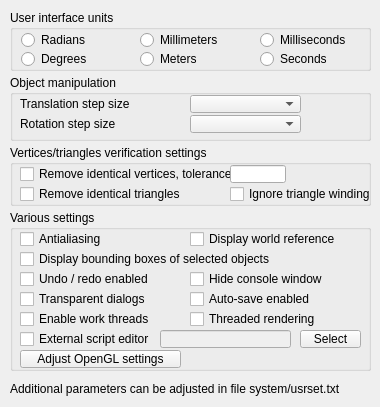
<?xml version="1.0" encoding="UTF-8"?>
<ui version="4.0">
 <class>CQDlgSettings</class>
 <widget class="QDialog" name="CQDlgSettings">
  <property name="geometry">
   <rect>
    <x>0</x>
    <y>0</y>
    <width>380</width>
    <height>407</height>
   </rect>
  </property>
  <property name="windowTitle">
   <string>User settings</string>
  </property>
  <property name="locale">
   <locale language="English" country="UnitedStates"/>
  </property>
  <widget class="QRadioButton" name="userUnitRadians">
   <property name="geometry">
    <rect>
     <x>21</x>
     <y>31</y>
     <width>111</width>
     <height>18</height>
    </rect>
   </property>
   <property name="focusPolicy">
    <enum>Qt::StrongFocus</enum>
   </property>
   <property name="text">
    <string>Radians</string>
   </property>
   <property name="autoExclusive">
    <bool>false</bool>
   </property>
  </widget>
  <widget class="QRadioButton" name="userUnitDegrees">
   <property name="geometry">
    <rect>
     <x>21</x>
     <y>50</y>
     <width>111</width>
     <height>18</height>
    </rect>
   </property>
   <property name="focusPolicy">
    <enum>Qt::StrongFocus</enum>
   </property>
   <property name="text">
    <string>Degrees</string>
   </property>
   <property name="autoExclusive">
    <bool>false</bool>
   </property>
  </widget>
  <widget class="QGroupBox" name="groupBox">
   <property name="geometry">
    <rect>
     <x>10</x>
     <y>10</y>
     <width>361</width>
     <height>61</height>
    </rect>
   </property>
   <property name="title">
    <string>User interface units</string>
   </property>
   <property name="flat">
    <bool>true</bool>
   </property>
  </widget>
  <widget class="QRadioButton" name="userUnitSeconds">
   <property name="geometry">
    <rect>
     <x>260</x>
     <y>50</y>
     <width>111</width>
     <height>18</height>
    </rect>
   </property>
   <property name="focusPolicy">
    <enum>Qt::StrongFocus</enum>
   </property>
   <property name="text">
    <string>Seconds</string>
   </property>
   <property name="autoExclusive">
    <bool>false</bool>
   </property>
  </widget>
  <widget class="QRadioButton" name="userUnitMilliseconds">
   <property name="geometry">
    <rect>
     <x>260</x>
     <y>31</y>
     <width>111</width>
     <height>18</height>
    </rect>
   </property>
   <property name="focusPolicy">
    <enum>Qt::StrongFocus</enum>
   </property>
   <property name="text">
    <string>Milliseconds</string>
   </property>
   <property name="autoExclusive">
    <bool>false</bool>
   </property>
  </widget>
  <widget class="QRadioButton" name="userUnitMillimeters">
   <property name="geometry">
    <rect>
     <x>140</x>
     <y>31</y>
     <width>111</width>
     <height>18</height>
    </rect>
   </property>
   <property name="focusPolicy">
    <enum>Qt::StrongFocus</enum>
   </property>
   <property name="text">
    <string>Millimeters</string>
   </property>
   <property name="autoExclusive">
    <bool>false</bool>
   </property>
  </widget>
  <widget class="QRadioButton" name="userUnitMeters">
   <property name="geometry">
    <rect>
     <x>140</x>
     <y>50</y>
     <width>111</width>
     <height>18</height>
    </rect>
   </property>
   <property name="focusPolicy">
    <enum>Qt::StrongFocus</enum>
   </property>
   <property name="text">
    <string>Meters</string>
   </property>
   <property name="autoExclusive">
    <bool>false</bool>
   </property>
  </widget>
  <widget class="QGroupBox" name="groupBox_2">
   <property name="geometry">
    <rect>
     <x>10</x>
     <y>75</y>
     <width>361</width>
     <height>66</height>
    </rect>
   </property>
   <property name="title">
    <string>Object manipulation</string>
   </property>
   <property name="flat">
    <bool>true</bool>
   </property>
   <widget class="QLabel" name="label">
    <property name="geometry">
     <rect>
      <x>10</x>
      <y>20</y>
      <width>161</width>
      <height>18</height>
     </rect>
    </property>
    <property name="text">
     <string>Translation step size</string>
    </property>
   </widget>
   <widget class="QComboBox" name="translationStepSize">
    <property name="geometry">
     <rect>
      <x>180</x>
      <y>20</y>
      <width>111</width>
      <height>18</height>
     </rect>
    </property>
   </widget>
   <widget class="QLabel" name="label_2">
    <property name="geometry">
     <rect>
      <x>10</x>
      <y>40</y>
      <width>161</width>
      <height>18</height>
     </rect>
    </property>
    <property name="text">
     <string>Rotation step size</string>
    </property>
   </widget>
   <widget class="QComboBox" name="rotationStepSize">
    <property name="geometry">
     <rect>
      <x>180</x>
      <y>40</y>
      <width>111</width>
      <height>18</height>
     </rect>
    </property>
    <property name="frame">
     <bool>true</bool>
    </property>
   </widget>
  </widget>
  <widget class="QGroupBox" name="groupBox_3">
   <property name="geometry">
    <rect>
     <x>10</x>
     <y>145</y>
     <width>361</width>
     <height>61</height>
    </rect>
   </property>
   <property name="title">
    <string>Vertices/triangles verification settings</string>
   </property>
   <property name="flat">
    <bool>true</bool>
   </property>
   <widget class="QCheckBox" name="removeIdenticalVerticesCheckbox">
    <property name="geometry">
     <rect>
      <x>10</x>
      <y>20</y>
      <width>211</width>
      <height>18</height>
     </rect>
    </property>
    <property name="focusPolicy">
     <enum>Qt::StrongFocus</enum>
    </property>
    <property name="text">
     <string>Remove identical vertices, tolerance:</string>
    </property>
   </widget>
   <widget class="QLineEdit" name="removeIdenticalVerticesTolerance">
    <property name="geometry">
     <rect>
      <x>220</x>
      <y>20</y>
      <width>56</width>
      <height>18</height>
     </rect>
    </property>
   </widget>
   <widget class="QCheckBox" name="removeIdenticalTriangles">
    <property name="geometry">
     <rect>
      <x>10</x>
      <y>40</y>
      <width>191</width>
      <height>18</height>
     </rect>
    </property>
    <property name="focusPolicy">
     <enum>Qt::StrongFocus</enum>
    </property>
    <property name="text">
     <string>Remove identical triangles</string>
    </property>
   </widget>
   <widget class="QCheckBox" name="ignoreTriangleWinding">
    <property name="geometry">
     <rect>
      <x>220</x>
      <y>40</y>
      <width>141</width>
      <height>18</height>
     </rect>
    </property>
    <property name="focusPolicy">
     <enum>Qt::StrongFocus</enum>
    </property>
    <property name="text">
     <string>Ignore triangle winding</string>
    </property>
   </widget>
  </widget>
  <widget class="QGroupBox" name="groupBox_4">
   <property name="geometry">
    <rect>
     <x>10</x>
     <y>210</y>
     <width>361</width>
     <height>161</height>
    </rect>
   </property>
   <property name="title">
    <string>Various settings</string>
   </property>
   <property name="flat">
    <bool>true</bool>
   </property>
   <widget class="QCheckBox" name="antialiasing">
    <property name="geometry">
     <rect>
      <x>10</x>
      <y>20</y>
      <width>121</width>
      <height>18</height>
     </rect>
    </property>
    <property name="focusPolicy">
     <enum>Qt::StrongFocus</enum>
    </property>
    <property name="text">
     <string>Antialiasing</string>
    </property>
   </widget>
   <widget class="QCheckBox" name="worldReference">
    <property name="geometry">
     <rect>
      <x>180</x>
      <y>20</y>
      <width>181</width>
      <height>18</height>
     </rect>
    </property>
    <property name="focusPolicy">
     <enum>Qt::StrongFocus</enum>
    </property>
    <property name="text">
     <string>Display world reference</string>
    </property>
   </widget>
   <widget class="QCheckBox" name="boundingBoxDisplay">
    <property name="geometry">
     <rect>
      <x>10</x>
      <y>40</y>
      <width>291</width>
      <height>18</height>
     </rect>
    </property>
    <property name="focusPolicy">
     <enum>Qt::StrongFocus</enum>
    </property>
    <property name="text">
     <string>Display bounding boxes of selected objects</string>
    </property>
   </widget>
   <widget class="QCheckBox" name="undoRedo">
    <property name="geometry">
     <rect>
      <x>10</x>
      <y>60</y>
      <width>171</width>
      <height>18</height>
     </rect>
    </property>
    <property name="focusPolicy">
     <enum>Qt::StrongFocus</enum>
    </property>
    <property name="text">
     <string>Undo / redo enabled</string>
    </property>
   </widget>
   <widget class="QCheckBox" name="hideConsole">
    <property name="geometry">
     <rect>
      <x>180</x>
      <y>60</y>
      <width>181</width>
      <height>18</height>
     </rect>
    </property>
    <property name="focusPolicy">
     <enum>Qt::StrongFocus</enum>
    </property>
    <property name="text">
     <string>Hide console window</string>
    </property>
   </widget>
   <widget class="QCheckBox" name="qqAutoSave">
    <property name="geometry">
     <rect>
      <x>180</x>
      <y>80</y>
      <width>171</width>
      <height>18</height>
     </rect>
    </property>
    <property name="focusPolicy">
     <enum>Qt::StrongFocus</enum>
    </property>
    <property name="text">
     <string>Auto-save enabled</string>
    </property>
   </widget>
   <widget class="QCheckBox" name="qqTransparentDlgs">
    <property name="geometry">
     <rect>
      <x>10</x>
      <y>80</y>
      <width>171</width>
      <height>18</height>
     </rect>
    </property>
    <property name="focusPolicy">
     <enum>Qt::StrongFocus</enum>
    </property>
    <property name="text">
     <string>Transparent dialogs</string>
    </property>
   </widget>
   <widget class="QCheckBox" name="qqExternalScriptEditor">
    <property name="geometry">
     <rect>
      <x>10</x>
      <y>120</y>
      <width>131</width>
      <height>18</height>
     </rect>
    </property>
    <property name="focusPolicy">
     <enum>Qt::StrongFocus</enum>
    </property>
    <property name="text">
     <string>External script editor</string>
    </property>
   </widget>
   <widget class="QLineEdit" name="qqScriptEditor">
    <property name="enabled">
     <bool>false</bool>
    </property>
    <property name="geometry">
     <rect>
      <x>150</x>
      <y>120</y>
      <width>131</width>
      <height>18</height>
     </rect>
    </property>
   </widget>
   <widget class="QToolButton" name="qqSelectScriptEditor">
    <property name="geometry">
     <rect>
      <x>290</x>
      <y>120</y>
      <width>61</width>
      <height>18</height>
     </rect>
    </property>
    <property name="focusPolicy">
     <enum>Qt::StrongFocus</enum>
    </property>
    <property name="text">
     <string>Select</string>
    </property>
   </widget>
   <widget class="QCheckBox" name="qqWorkThreads">
    <property name="geometry">
     <rect>
      <x>10</x>
      <y>100</y>
      <width>161</width>
      <height>18</height>
     </rect>
    </property>
    <property name="focusPolicy">
     <enum>Qt::StrongFocus</enum>
    </property>
    <property name="text">
     <string>Enable work threads</string>
    </property>
   </widget>
   <widget class="QCheckBox" name="qqThreadedRendering">
    <property name="geometry">
     <rect>
      <x>180</x>
      <y>100</y>
      <width>181</width>
      <height>18</height>
     </rect>
    </property>
    <property name="focusPolicy">
     <enum>Qt::StrongFocus</enum>
    </property>
    <property name="text">
     <string>Threaded rendering</string>
    </property>
   </widget>
   <widget class="QToolButton" name="qqAdjustOpenGl">
    <property name="geometry">
     <rect>
      <x>10</x>
      <y>140</y>
      <width>161</width>
      <height>18</height>
     </rect>
    </property>
    <property name="focusPolicy">
     <enum>Qt::StrongFocus</enum>
    </property>
    <property name="text">
     <string>Adjust OpenGL settings</string>
    </property>
   </widget>
  </widget>
  <widget class="QLabel" name="label_3">
   <property name="geometry">
    <rect>
     <x>10</x>
     <y>380</y>
     <width>361</width>
     <height>18</height>
    </rect>
   </property>
   <property name="text">
    <string>Additional parameters can be adjusted in file system/usrset.txt</string>
   </property>
  </widget>
  <zorder>groupBox</zorder>
  <zorder>userUnitRadians</zorder>
  <zorder>userUnitDegrees</zorder>
  <zorder>userUnitSeconds</zorder>
  <zorder>userUnitMilliseconds</zorder>
  <zorder>userUnitMillimeters</zorder>
  <zorder>userUnitMeters</zorder>
  <zorder>groupBox_2</zorder>
  <zorder>groupBox_3</zorder>
  <zorder>groupBox_4</zorder>
  <zorder>label_3</zorder>
 </widget>
 <tabstops>
  <tabstop>userUnitRadians</tabstop>
  <tabstop>userUnitDegrees</tabstop>
  <tabstop>userUnitMillimeters</tabstop>
  <tabstop>userUnitMeters</tabstop>
  <tabstop>userUnitMilliseconds</tabstop>
  <tabstop>userUnitSeconds</tabstop>
  <tabstop>translationStepSize</tabstop>
  <tabstop>rotationStepSize</tabstop>
  <tabstop>removeIdenticalVerticesCheckbox</tabstop>
  <tabstop>removeIdenticalVerticesTolerance</tabstop>
  <tabstop>removeIdenticalTriangles</tabstop>
  <tabstop>ignoreTriangleWinding</tabstop>
  <tabstop>antialiasing</tabstop>
  <tabstop>worldReference</tabstop>
  <tabstop>boundingBoxDisplay</tabstop>
  <tabstop>undoRedo</tabstop>
  <tabstop>hideConsole</tabstop>
  <tabstop>qqTransparentDlgs</tabstop>
  <tabstop>qqAutoSave</tabstop>
  <tabstop>qqWorkThreads</tabstop>
  <tabstop>qqThreadedRendering</tabstop>
  <tabstop>qqExternalScriptEditor</tabstop>
  <tabstop>qqScriptEditor</tabstop>
  <tabstop>qqSelectScriptEditor</tabstop>
 </tabstops>
 <resources/>
 <connections/>
</ui>
